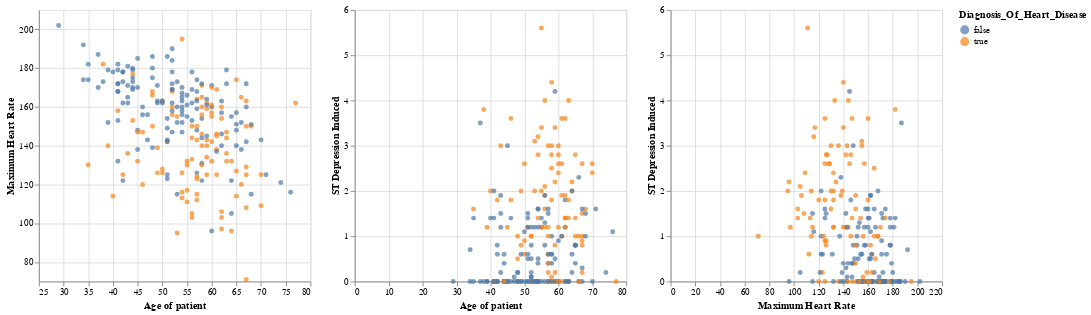

This figure's notebook cell:
### Code cell
age_vs_mhr_plot = alt.Chart(training_data).mark_circle().encode(
    x=alt.X("Age_Of_Patient").title("Age of patient").scale(zero=False),
    y=alt.Y("Maximum_Heart_Rate").title("Maximum Heart Rate").scale(zero=False),
    color=alt.Color("Diagnosis_Of_Heart_Disease")
)
age_vs_st_depression_plot = alt.Chart(training_data).mark_circle().encode(
    x=alt.X("Age_Of_Patient").title("Age of patient"),
    y=alt.Y("ST_Depression_Induced_By_Exercise_Relative_To_Rest").title("ST Depression Induced").scale(zero=False),
    color=alt.Color("Diagnosis_Of_Heart_Disease")
)
mhr_vs_st_depression_plot = alt.Chart(training_data).mark_circle().encode(
    x=alt.X("Maximum_Heart_Rate").title("Maximum Heart Rate"),
    y=alt.Y("ST_Depression_Induced_By_Exercise_Relative_To_Rest").title("ST Depression Induced").scale(zero=False),
    color=alt.Color("Diagnosis_Of_Heart_Disease")
)

age_vs_mhr_plot|age_vs_st_depression_plot|mhr_vs_st_depression_plot

### Figure 1 — Vega-Lite specification as saved in the notebook (floating-point values rounded to 4 significant figures; data arrays with more than 128 entries replaced by an {"elided": "..."} marker saying what was removed)
{"config": {"view": {"continuousWidth": 300, "continuousHeight": 300}}, "hconcat": [{"mark": {"type": "circle"}, "encoding": {"color": {"field": "Diagnosis_Of_Heart_Disease", "type": "nominal"}, "x": {"field": "Age_Of_Patient", "scale": {"zero": false}, "title": "Age of patient", "type": "quantitative"}, "y": {"field": "Maximum_Heart_Rate", "scale": {"zero": false}, "title": "Maximum Heart Rate", "type": "quantitative"}}}, {"mark": {"type": "circle"}, "encoding": {"color": {"field": "Diagnosis_Of_Heart_Disease", "type": "nominal"}, "x": {"field": "Age_Of_Patient", "title": "Age of patient", "type": "quantitative"}, "y": {"field": "ST_Depression_Induced_By_Exercise_Relative_To_Rest", "scale": {"zero": false}, "title": "ST Depression Induced", "type": "quantitative"}}}, {"mark": {"type": "circle"}, "encoding": {"color": {"field": "Diagnosis_Of_Heart_Disease", "type": "nominal"}, "x": {"field": "Maximum_Heart_Rate", "title": "Maximum Heart Rate", "type": "quantitative"}, "y": {"field": "ST_Depression_Induced_By_Exercise_Relative_To_Rest", "scale": {"zero": false}, "title": "ST Depression Induced", "type": "quantitative"}}}], "data": {"name": "data-4541f503d8a28cefd90726a46c530395"}, "$schema": "https://vega.github.io/schema/vega-lite/v5.8.0.json", "datasets": {"data-4541f503d8a28cefd90726a46c530395": {"elided": "226 records"}}}
